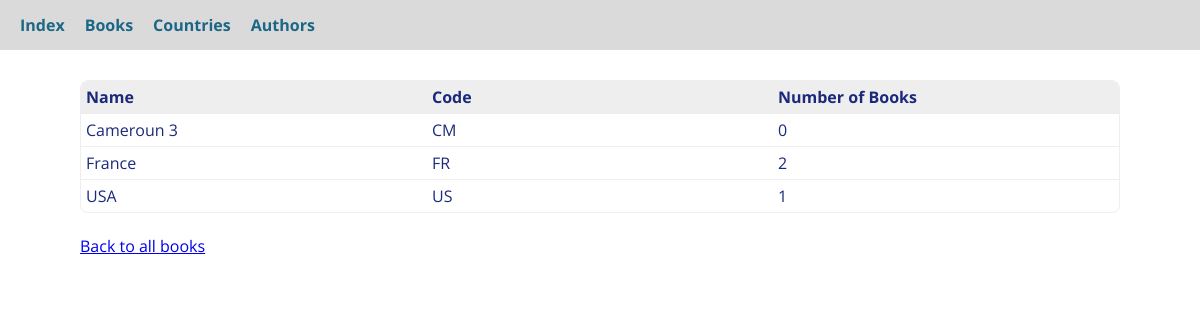
The app's page /countries/ with its own data.
### book_store/models.py (models this page shows, shortened)
class Country(models.Model):
    class Meta:
        verbose_name_plural = "Countries"
    name = models.CharField(max_length=50, unique=True)
    code = models.CharField(max_length=2, unique=True)
    @property
    def nr_books(self):
        return self.books.all().count()
    @property
    def slug(self):
        return self.code

### book_store/views.py (the view)
# urls.py: path("countries/", views.countries, name="countries"),
def countries(request):
    columns = [
        {"name": "name", "title": "Name"},
        {"name": "code", "title": "Code"},
        {"name": "nr_books", "title": "Number of Books"},
    ]
    data = Country.objects.all().order_by("name")
    context = {"title": "Books", "columns": columns, "data": data}
    return render(request, "book_store/generic_table.html", context)

### book_store/templatetags/custom_filters.py (called while the page is built)
@register.filter
def get_item(obj, attr):
    return getattr(obj, attr)

### book_store/templates/book_store/generic_table.html (shortened to what this page needs)
{% extends "book_store/base.html" %}
{% load custom_filters %}
{% block content %}
    <table id="sortable-table">
        <thead>
            <tr>
                {% for column in columns %}<th data-name="{{ column.name }}">{{ column.title }}</th>{% endfor %}
            </tr>
        </thead>
        <tbody>
            {% for row in data %}
                <tr data-slug="{{ row.slug }}">
                    {% for col in columns %}<td>{{ row|get_item:col.name }}</td>{% endfor %}
                </tr>
            {% endfor %}
        </tbody>
    </table>
    <br>
    <a href="{% url 'index' %}">Back to all books</a>
{% endblock content %}

### static/app.css (style rules this page uses)
* { box-sizing: border-box; }
html { font-family: 'Open Sans', 'Lato', sans-serif; }
body { margin: 80px; color: rgb(27, 41, 122); }
table { border-collapse: separate; width: 100%; border: 1px solid #eee; border-radius: 8px; overflow: hidden; border-spacing: 0; }
th { background-color: #eee; text-align: left; font-weight: bold; border: none; }
td { text-align: left; border-top: 1px solid #eee; }
th, td { padding: 5px; min-width: 150px; }

### book_store/templates/book_store/generic_table.html (style rules this page uses)
th { cursor: pointer; }

### records on screen
Country: columns "Cameroun 3" "CM" "0"
Country: columns "France" "FR" "2"
Country: columns "USA" "US" "1"

### other values on screen
{{ column.title }} "Name" "Code" "Number of Books"
